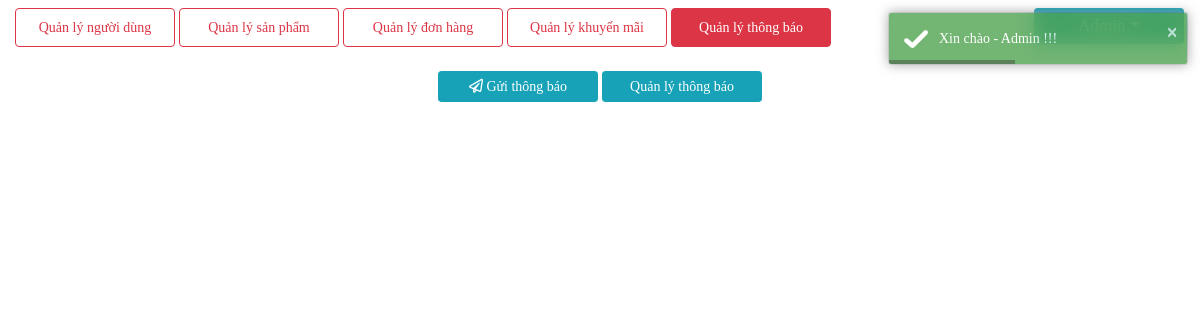
The app's page /admin.php?action=news&news (signed in), older data.
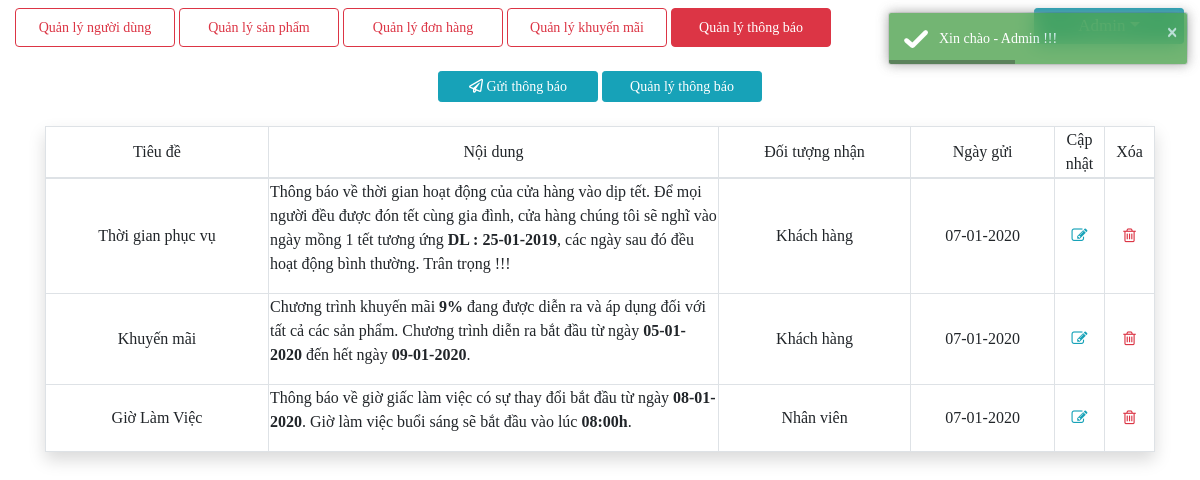
The same page, newer data.
### tables this page shows
CREATE TABLE `notify`  (
  `id_notify` int(11) NOT NULL AUTO_INCREMENT,
  `id_sender` int(11) NULL DEFAULT NULL,
  `type_receiver` tinyint(1) NULL DEFAULT 0,
  `title` varchar(100) NULL DEFAULT NULL,
  `message` text NULL,
  `date_send` date NULL DEFAULT NULL,
  PRIMARY KEY (`id_notify`) USING BTREE
);

### lib/function/function.php (called while the page is built, shortened)
<?php
    function object($type_receiver){
        switch($type_receiver){
            case 1 : return "Khách hàng";
                break;
            case 2 : return "Nhân viên";
                break;
        }
    }
?>

### lib/admin/manage/news.php (the view, shortened to what this page needs)
<?php if(in_array(1, $_SESSION['id_per']) || in_array(7, $_SESSION['id_per'])){ ?>
<div class="container text-center mt-4">
    <div id="accordion">
        <a class="btn btn-info btn-sm" id="button2" data-toggle="collapse" href="#collapseOne"><i class="far fa-paper-plane">&nbsp;</i>Gửi thông báo</a>
        <a class="btn btn-info btn-sm" id="button2" data-toggle="collapse" href="#collapseTwo">Quản lý thông báo</a>
        <?php
            $stmt=$conn->prepare('SELECT count(id_notify) AS total_record FROM notify');
            $stmt->execute();
            $row=$stmt->fetch();
            $total_record=$row['total_record'];
            if($total_record > 0){ ?>
            <div id="collapseTwo" class="collapse text-center <?php if(isset($_GET['news'])) echo 'show' ?>" data-parent="#accordion">
                <div class="d-flex justify-content-center mt-4">
                    <table class="table-hover table-bordered col-md-12 shadow">
                        <thead>
                            <tr>
                                <td>Tiêu đề</td>
                                <td width="450px">Nội dung</td>
                                <td>Đối tượng nhận</td>
                                <td>Ngày gửi</td>
                                <td width="50px">Cập nhật</td>
                                <td width="50px">Xóa</td>
                            </tr>
                        </thead>
                        <tbody>
                            <?php
                                $current_page = isset($_GET['page']) ? $_GET['page'] : 1;
                                $limit=10;
                                $total_page=ceil($total_record / $limit);
                                $start = ($current_page - 1) * $limit;
                                $stmt=$conn->prepare('SELECT * FROM notify ORDER BY id_notify DESC LIMIT :start, :limit');
                                $stmt->bindValue(':start', $start, PDO::PARAM_INT);
                                $stmt->bindValue(':limit', $limit, PDO::PARAM_INT);
                                $stmt->execute();
                                $result=$stmt->fetchAll(PDO::FETCH_ASSOC);
                                foreach($result as $key=>$row){
                            ?>
                            <tr>
                                <td><?php echo $row['title'] ?></td>
                                <td class="text-left"><?php echo $row['message'] ?></td>
                                <td><?php echo object($row['type_receiver']) ?></td>
                                <td><?php echo date_format(date_create($row['date_send'], new DateTimeZone('Asia/Bangkok')),"d-m-Y") ?></td>
                                <td><a href="" class="text-info" data-toggle="modal" data-target="#<?php echo 'update'.$row['id_notify'] ?>" data-toggle="tooltip" title="Cập nhật trạng thái đơn hàng"><i class="fa fa-pencil-square-o" aria-hidden="true"></i></a></td>
                                <td><a href="lib/admin/process/del_news.php?id_notify=<?php echo $row['id_notify'] ?>" class="text-danger" onclick="return confirmDel()"><i class="fa fa-trash-o px-1" aria-hidden="true"></i></a></td>
                            </tr>
                            <?php } ?>
                        </tbody>
                    </table>
                </div>
            <?php if($total_record > $limit){ ?>
                <?php pagination($current_page, $total_page,"admin.php?action=notify&notify&page=") ?>
            <?php }} ?>
        </div>
    </div>
</div>
<?php } ?>

Row changes from the older to the newer data that the page shows:
added notify: title "Thời gian phục vụ", message "Thông báo về thời gian hoạt động của cửa hàng vào dịp tết. Để mọi người đều được đón tết cùng gia đình, cửa hàng chúng tôi sẽ nghĩ vào ngày mồng 1 tết tương ứng DL : 25-01-2019 , các ngày sau đó đều hoạt động bình thường. Trân trọng !!!", type_receiver "Khách hàng", date_send "07-01-2020"
added notify: title "Khuyến mãi", message "Chương trình khuyến mãi 9% đang được diễn ra và áp dụng đối với tất cả các sản phẩm. Chương trình diễn ra bắt đầu từ ngày 05-01-2020 đến hết ngày 09-01-2020 .", type_receiver "Khách hàng", date_send "07-01-2020"
added notify: title "Giờ Làm Việc", message "Thông báo về giờ giấc làm việc có sự thay đổi bắt đầu từ ngày 08-01-2020 . Giờ làm việc buổi sáng sẽ bắt đầu vào lúc 08:00h .", type_receiver "Nhân viên", date_send "07-01-2020"
Text that changed along with them:
text now shown: "Tiêu đề Nội dung Đối tượng nhận Ngày gửi Cập nhật Xóa"
